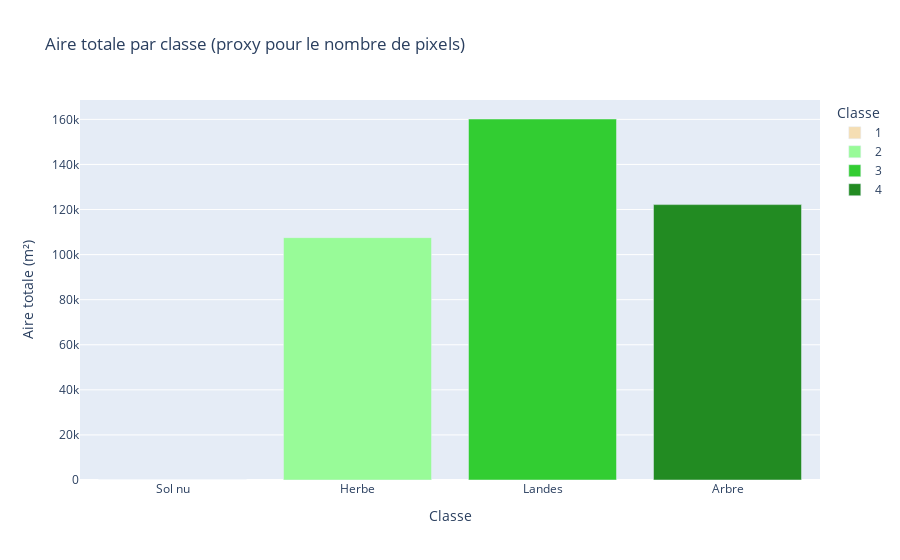

Here is the notebook cell this chart was saved with:
### Markdown cell above
La classe 1 (sol nu) est absente des

### Code cell
# Calculer l'aire de chaque polygone
gdf['Aire'] = gdf.geometry.area

# Calculer l'aire totale par classe
aire_counts = gdf.groupby('strate')['Aire'].sum().reset_index()
aire_counts.columns = ['Classe', 'Aire totale']

# Convertir 'Classe' en chaîne de caractères
aire_counts['Classe'] = aire_counts['Classe'].astype(str)

# Fusionner avec toutes les classes
all_classes = pd.DataFrame({'Classe': ['1', '2', '3', '4']})
aire_counts = all_classes.merge(aire_counts, on='Classe', how='left').fillna(0)

# Créer le diagramme
fig_aires = px.bar(
    aire_counts,
    x='Classe',
    y='Aire totale',
    color='Classe',
    color_discrete_map=color_map,
    title='Aire totale par classe (proxy pour le nombre de pixels)',
    labels={'Classe': 'Classe', 'Aire totale': 'Aire totale (m²)'},
    category_orders={'Classe': ['1', '2', '3', '4']}
)

# Personnaliser l'axe x
fig_aires.update_xaxes(
    type='category',
    tickvals=['1', '2', '3', '4'],
    ticktext=['Sol nu', 'Herbe', 'Landes', 'Arbre']
)

# Enregistrer la figure
output_aire_path = '/home/onyxia/work/results/figure/diag_baton_nb_pix_by_class.html'
fig_aires.write_html(output_aire_path)

# Afficher la figure
fig_aires.show()

### Figure 1 — Plotly figure (JSON) as saved in the notebook; plotly's stock layout.template omitted (floating-point values rounded to 4 significant figures)
{"data": [{"hovertemplate": "Classe=%{x}<br>Aire totale (m²)=%{y}<extra></extra>", "legendgroup": "1", "marker": {"color": "#F5DEB3", "pattern": {"shape": ""}}, "name": "1", "orientation": "v", "showlegend": true, "textposition": "auto", "type": "bar", "x": ["1"], "xaxis": "x", "y": [0.0], "yaxis": "y"}, {"hovertemplate": "Classe=%{x}<br>Aire totale (m²)=%{y}<extra></extra>", "legendgroup": "2", "marker": {"color": "#98FB98", "pattern": {"shape": ""}}, "name": "2", "orientation": "v", "showlegend": true, "textposition": "auto", "type": "bar", "x": ["2"], "xaxis": "x", "y": [107500.0], "yaxis": "y"}, {"hovertemplate": "Classe=%{x}<br>Aire totale (m²)=%{y}<extra></extra>", "legendgroup": "3", "marker": {"color": "#32CD32", "pattern": {"shape": ""}}, "name": "3", "orientation": "v", "showlegend": true, "textposition": "auto", "type": "bar", "x": ["3"], "xaxis": "x", "y": [160200.0], "yaxis": "y"}, {"hovertemplate": "Classe=%{x}<br>Aire totale (m²)=%{y}<extra></extra>", "legendgroup": "4", "marker": {"color": "#228B22", "pattern": {"shape": ""}}, "name": "4", "orientation": "v", "showlegend": true, "textposition": "auto", "type": "bar", "x": ["4"], "xaxis": "x", "y": [122200.0], "yaxis": "y"}], "layout": {"barmode": "relative", "legend": {"title": {"text": "Classe"}, "tracegroupgap": 0}, "title": {"text": "Aire totale par classe (proxy pour le nombre de pixels)"}, "xaxis": {"anchor": "y", "categoryarray": ["1", "2", "3", "4"], "categoryorder": "array", "domain": [0, 1], "ticktext": ["Sol nu", "Herbe", "Landes", "Arbre"], "tickvals": ["1", "2", "3", "4"], "title": {"text": "Classe"}, "type": "category"}, "yaxis": {"anchor": "x", "domain": [0, 1], "title": {"text": "Aire totale (m²)"}}}}
